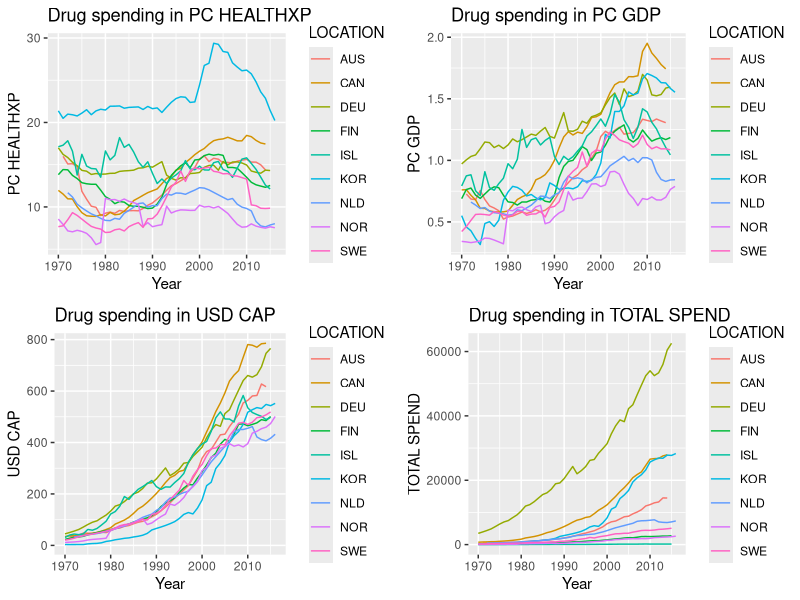

Here is the R script that generated this plot:
# In order to execute the code properly, you need to adjust the line below to your
# working directory
setwd('XXXXXXXXXXXXXXXXX') # change this to set your working directory

# Question 1

Drugs <- read.csv(file="Drugs.txt",header=T,sep=",")

head(Drugs)

Drugs <- Drugs[,-6]

head(Drugs)

# Question 2

cat('The number of unique countrie are:',length(unique(Drugs$LOCATION)))

table1 <- sort(table(Drugs$LOCATION), decreasing = FALSE)

View(table1)

# Question 3

quan1 <- quantile(table1)

table2 <- as.matrix(subset(table1,table1 >= quantile(table1, 0.75)))

Drugs2 <- subset(Drugs,Drugs$LOCATION %in% rownames(table2))

View(Drugs2)

# Question 4

library(ggplot2)
library(ggpubr)

PC_HEALTHXP <- ggplot(data=Drugs2, aes(x=TIME, y=PC_HEALTHXP, group =LOCATION, colour =LOCATION)) + geom_line() + ggtitle('Drug spending in PC HEALTHXP') + xlab('Year') + ylab('PC HEALTHXP') + xlim(min(Drugs2$TIME),max(Drugs2$TIME))
PC_GDP <- ggplot(data=Drugs2, aes(x=TIME, y=PC_GDP, group =LOCATION, colour =LOCATION)) + geom_line() + ggtitle('Drug spending in PC GDP') + xlab('Year') + ylab('PC GDP') + xlim(min(Drugs2$TIME),max(Drugs2$TIME))
USD_CAP <- ggplot(data=Drugs2, aes(x=TIME, y=USD_CAP, group =LOCATION, colour =LOCATION)) + geom_line() + ggtitle('Drug spending in USD CAP') + xlab('Year') + ylab('USD CAP') + xlim(min(Drugs2$TIME),max(Drugs2$TIME))
TOTAL_SPEND <- ggplot(data=Drugs2, aes(x=TIME, y=TOTAL_SPEND, group =LOCATION, colour =LOCATION)) + geom_line() + ggtitle('Drug spending in TOTAL SPEND') + xlab('Year') + ylab('TOTAL SPEND') + xlim(min(Drugs2$TIME),max(Drugs2$TIME))

ggarrange(PC_HEALTHXP, PC_GDP, USD_CAP, TOTAL_SPEND, ncol = 2, nrow = 2)

# Question 5

Drugs_GRC <- subset(Drugs,Drugs$LOCATION=='GRC')
Drugs_GRC[order('TIME'),]
rownames(Drugs_GRC) <- 1:nrow(Drugs_GRC)

Drugs_GRC_diff <- within(Drugs_GRC, PC_HEALTHXP_diff <- c(0,diff(Drugs_GRC$PC_HEALTHXP)))
Drugs_GRC_diff <- within(Drugs_GRC_diff, PC_GDP_diff <- c(0,diff(Drugs_GRC$PC_GDP)))
Drugs_GRC_diff <- within(Drugs_GRC_diff, USD_CAP_diff <- c(0,diff(Drugs_GRC$USD_CAP)))
Drugs_GRC_diff <- within(Drugs_GRC_diff, TOTAL_SPEND_diff <- c(0,diff(Drugs_GRC$TOTAL_SPEND)))
all <- nrow(Drugs_GRC_diff)
years <- c(min(Drugs_GRC$TIME),max(Drugs_GRC$TIME))
names(years) <- c('MinYear','MaxYear')

Drugs_GRC_diff$PC_HEALTHXP_pos <- ifelse(Drugs_GRC_diff$PC_HEALTHXP_diff>0,1,0)
Drugs_GRC_diff$PC_GDP_pos <- ifelse(Drugs_GRC_diff$PC_GDP_diff>0,1,0)
Drugs_GRC_diff$USD_CAP_pos <- ifelse(Drugs_GRC_diff$USD_CAP_diff>0,1,0)
Drugs_GRC_diff$TOTAL_SPEND_pos <- ifelse(Drugs_GRC_diff$TOTAL_SPEND_diff>0,1,0)

Drugs_GRC_diff$PC_HEALTHXP_cumsum <- cumsum(Drugs_GRC_diff$PC_HEALTHXP_pos)
Drugs_GRC_diff$PC_GDP_cumsum <- cumsum(Drugs_GRC_diff$PC_GDP_pos)
Drugs_GRC_diff$USD_CAP_cumsum <- cumsum(Drugs_GRC_diff$USD_CAP_pos)
Drugs_GRC_diff$TOTAL_SPEND_cumsum <- cumsum(Drugs_GRC_diff$TOTAL_SPEND_pos)
final_list <- list(Drugs_GRC,years,all)

Drugs_GRC$PC_HEALTHXP_prob <- Drugs_GRC_diff$PC_HEALTHXP_cumsum/ ((1:all) - 1)
Drugs_GRC$PC_GDP_prob <- Drugs_GRC_diff$PC_GDP_cumsum/ ((1:all) - 1)
Drugs_GRC$USD_CAP_prob <- Drugs_GRC_diff$USD_CAP_cumsum/ ((1:all) - 1)
Drugs_GRC$TOTAL_SPEND_prob <- Drugs_GRC_diff$TOTAL_SPEND_cumsum/ ((1:all) - 1)
YearlyProbs <- c(Drugs_GRC$PC_HEALTHXP_prob[all],Drugs_GRC$PC_GDP_prob[all],Drugs_GRC$USD_CAP_prob[all],Drugs_GRC$TOTAL_SPEND_prob[all])
names(YearlyProbs) <- c('PC HEALTHXP','PC GDP','USD CAP','TOTAL SPEND')
final_list <- append(final_list, list(YearlyProbs))

PC_HEALTHXP_binom_prob <- round(dbinom(x=4, 5, prob = Drugs_GRC$PC_HEALTHXP_prob[length(Drugs_GRC$PC_HEALTHXP_prob)],log = FALSE),4)
PC_GDP_binom_prob <- round(dbinom(x=4, 5, prob = Drugs_GRC$PC_GDP_prob[length(Drugs_GRC$PC_GDP_prob)],log = FALSE),4)
USD_CAP_binom_prob <- round(dbinom(x=4, 5, prob = Drugs_GRC$USD_CAP_prob[length(Drugs_GRC$USD_CAP_prob)],log = FALSE),4)
TOTAL_SPEND_binom_prob <- round(dbinom(x=4, 5, prob = Drugs_GRC$TOTAL_SPEND_prob[length(Drugs_GRC$TOTAL_SPEND_prob)],log = FALSE),4)
nofYProbs <- c(PC_HEALTHXP_binom_prob,PC_GDP_binom_prob,USD_CAP_binom_prob,TOTAL_SPEND_binom_prob)
names(nofYProbs) <- c('PC HEALTHXP','PC GDP','USD CAP','TOTAL SPEND')

final_list <- append(final_list, list(nofYProbs))
names(final_list) <- c('Data','Years','Data.points','YearlyProbs','nofYProbs')
head(final_list)

# Question 6

calculate_probability <- function(DATA=NULL, METRIC="pc.gdp", COUNTRY="GRC", nofY=5){
  
  DATA <- as.data.frame(DATA)
  DATA <- subset(DATA, select=c('LOCATION','TIME','PC_HEALTHXP','PC_GDP','USD_CAP','TOTAL_SPEND'))
  DATA <- subset(DATA,DATA$LOCATION==COUNTRY)
  DATA[order('TIME'),]
  rownames(DATA) <- 1:nrow(DATA)
    
  DATA_diff <- within(DATA, PC_HEALTHXP_diff <- c(0,diff(DATA$PC_HEALTHXP)))
  DATA_diff <- within(DATA_diff, PC_GDP_diff <- c(0,diff(DATA$PC_GDP)))
  DATA_diff <- within(DATA_diff, USD_CAP_diff <- c(0,diff(DATA$USD_CAP)))
  DATA_diff <- within(DATA_diff, TOTAL_SPEND_diff <- c(0,diff(DATA$TOTAL_SPEND)))
  tot <- nrow(DATA_diff)
  if (tot-1 <=10){
    return(paste('Unable to calculate probability (n< 10). This dataset has ',(tot-1),' available datapoints for the calculation.',sep=""))
  }
  years <- c(min(DATA$TIME),max(DATA$TIME))
  names(years) <- c('MinYear','MaxYear')
  
  DATA_diff$PC_HEALTHXP_pos <- ifelse(DATA_diff$PC_HEALTHXP_diff>0,1,0)
  DATA_diff$PC_GDP_pos <- ifelse(DATA_diff$PC_GDP_diff>0,1,0)
  DATA_diff$USD_CAP_pos <- ifelse(DATA_diff$USD_CAP_diff>0,1,0)
  DATA_diff$TOTAL_SPEND_pos <- ifelse(DATA_diff$TOTAL_SPEND_diff>0,1,0)
  
  DATA_diff$PC_HEALTHXP_cumsum <- cumsum(DATA_diff$PC_HEALTHXP_pos)
  DATA_diff$PC_GDP_cumsum <- cumsum(DATA_diff$PC_GDP_pos)
  DATA_diff$USD_CAP_cumsum <- cumsum(DATA_diff$USD_CAP_pos)
  DATA_diff$TOTAL_SPEND_cumsum <- cumsum(DATA_diff$TOTAL_SPEND_pos)
  total_list <- list(DATA,years,tot)
  
  DATA$PC_HEALTHXP_prob <- DATA_diff$PC_HEALTHXP_cumsum/ ((1:tot) - 1)
  DATA$PC_GDP_prob <- DATA_diff$PC_GDP_cumsum/ ((1:tot) - 1)
  DATA$USD_CAP_prob <- DATA_diff$USD_CAP_cumsum/ ((1:tot) - 1)
  DATA$TOTAL_SPEND_prob <- DATA_diff$TOTAL_SPEND_cumsum/ ((1:tot) - 1)
  YearlyProbs <- c(DATA$PC_HEALTHXP_prob[tot],DATA$PC_GDP_prob[tot],DATA$USD_CAP_prob[tot],DATA$TOTAL_SPEND_prob[tot])
  names(YearlyProbs) <- c('PC HEALTHXP','PC GDP','USD CAP','TOTAL SPEND')
  total_list <- append(total_list, list(YearlyProbs))
  
  PC_HEALTHXP_binom_prob <- round(dbinom(x=(nofY-1), nofY, prob = DATA$PC_HEALTHXP_prob[length(DATA$PC_HEALTHXP_prob)],log = FALSE),4)
  PC_GDP_binom_prob <- round(dbinom(x=(nofY-1), nofY, prob = DATA$PC_GDP_prob[length(DATA$PC_GDP_prob)],log = FALSE),4)
  USD_CAP_binom_prob <- round(dbinom(x=(nofY-1), nofY, prob = DATA$USD_CAP_prob[length(DATA$USD_CAP_prob)],log = FALSE),4)
  TOTAL_SPEND_binom_prob <- round(dbinom(x=(nofY-1), nofY, prob = DATA$TOTAL_SPEND_prob[length(DATA$TOTAL_SPEND_prob)],log = FALSE),4)
  nofYProbs <- c(PC_HEALTHXP_binom_prob,PC_GDP_binom_prob,USD_CAP_binom_prob,TOTAL_SPEND_binom_prob)
  names(nofYProbs) <- c('pc.tot','pc.gdp','pc.ca','total')
  
  total_list <- append(total_list, list(nofYProbs))
  names(total_list) <- c('Data','Years','Data.points','YearlyProbs','nofYProbs')
  return(paste('Based on ',tot,' datapoints from years ',total_list$Years[1],' to ',total_list$Years[2],', the probability that ',COUNTRY,' will increase its drug expenditure, in terms of ',METRIC,', in at least ',(nofY-1),' years in the period ',(total_list$Years[2]+1),' to ',(total_list$Years[2]+1+nofY),' is ',nofYProbs[METRIC],sep=""))
}

# Below, you will find 2 examples in order to test the function:

#calculate_probability(Drugs, 'pc.tot', 'RUS', 5)
#calculate_probability(Drugs, 'pc.tot', 'GRC', 5)
